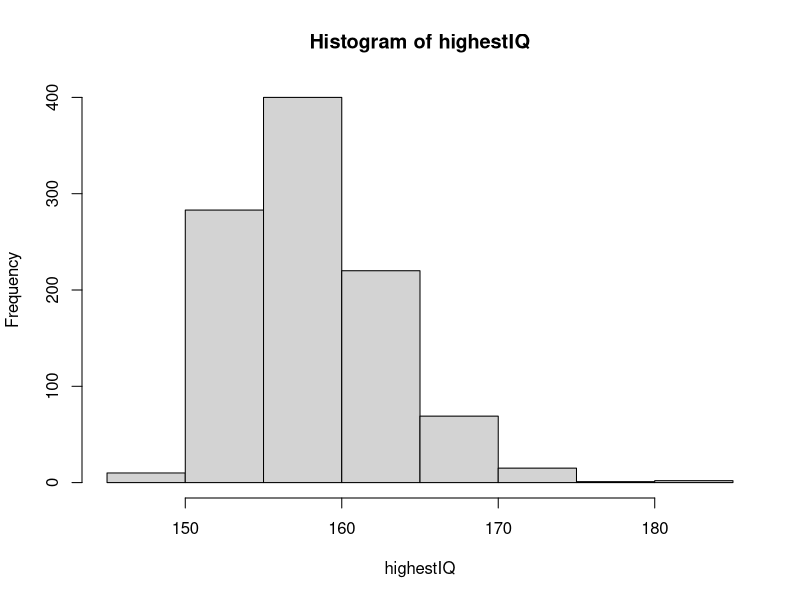

This chart was generated by the following R code:
# Exercises cobinations, continuous probability, probabilities


# Exercise 1. Distribution of female heights - 1
# Assume the distribution of female heights is approximated by a normal
#    distribution with a mean of 64 inches and a standard deviation of 3 inches.
#    If we pick a female at random, what is the probability that she is 5 feet
#    or shorter?
#
# INSTRUCTIONS
# Use pnorm to define the probability that a height will take a value less than
# 5 feet given the stated distribution.

# Assign a variable 'female_avg' as the average female height.
female_avg <- 64

# Assign a variable 'female_sd' as the standard deviation for female heights.
female_sd <- 3

# Using variables 'female_avg' and 'female_sd', calculate the probability that a randomly selected female is shorter than 5 feet. Print this value to the console.

pnorm( 5*12, female_avg, female_sd )



# Assign a variable 'female_avg' as the average female height.
female_avg <- 64

# Assign a variable 'female_sd' as the standard deviation for female heights.
female_sd <- 3

# Using variables 'female_avg' and 'female_sd', calculate the probability that a randomly selected female is 6 feet or taller. Print this value to the console
1 - pnorm( 6*12, female_avg, female_sd )


# Exercise 3. Distribution of female heights - 3
# Assume the distribution of female heights is approximated by a normal
#    distribution with a mean of 64 inches and a standard deviation of 3 inches.
#    If we pick a female at random, what is the probability that she is between
#    61 and 67 inches?
#
# INSTRUCTIONS
# Use pnorm to define the probability that a randomly chosen woman will be
#   shorter than 67 inches.
# Subtract the probability that a randomly chosen will be shorter than 61 inches.
# Assign a variable 'female_avg' as the average female height.
female_avg <- 64

# Assign a variable 'female_sd' as the standard deviation for female heights.
female_sd <- 3

# Using variables 'female_avg' and 'female_sd', calculate the probability that
#    a randomly selected female is between the desired height range. Print this
#    value to the console.
pnorm( 67, female_avg, female_sd ) - pnorm( 61, female_avg, female_sd )



# Exercise 4. Distribution of female heights - 4
# Repeat the previous exercise, but convert everything to centimeters. That is,
#    multiply every height, including the standard deviation, by 2.54.
#    What is the answer now?
#
# INSTRUCTIONS
# Convert the average height and standard deviation to centimeters by
#    multiplying each value by 2.54.  Repeat the previous calculation using
#    pnorm to define the probability that a randomly chosen woman will have
#    a height between 61 and 67 inches, converted to centimeters by multiplying
#    each value by 2.54.
# Assign a variable 'female_avg' as the average female height. Convert this
#    value to centimeters.
female_avg <- 64*2.54

# Assign a variable 'female_sd' as the standard deviation for female heights.
#    Convert this value to centimeters.
female_sd <- 3*2.54

# Using variables 'female_avg' and 'female_sd', calculate the probability that
#    a randomly selected female is between the desired height range. Print this
#    value to the console.
pnorm( 67*2.54, female_avg, female_sd ) - pnorm( 61*2.54, female_avg, female_sd  )



# Exercise 5. Probability of 1 SD from average
# Compute the probability that the height of a randomly chosen female is within
#    1 SD from the average height.
#
# INSTRUCTIONS
# Calculate the values for heights one standard deviation taller and shorter
#    than the average.
# Calculate the probability that a randomly chosen woman will be within 1 SD
#    from the average height.
# Assign a variable 'female_avg' as the average female height.
female_avg <- 64

# Assign a variable 'female_sd' as the standard deviation for female heights.
female_sd <- 3

# To a variable named 'taller', assign the value of a height that is one SD taller than average.
taller <- female_avg + 1*female_sd

# To a variable named 'shorter', assign the value of a height that is one SD shorter than average.
shorter <- female_avg - 1*female_sd

# Calculate the probability that a randomly selected female is between the desired height range. Print this value to the console.
pnorm( taller, female_avg, female_sd ) - pnorm( shorter, female_avg, female_sd )



# Exercise 6. Distribution of male heights
# Imagine the distribution of male adults is approximately normal with an
#    expected value of 69 inches and a standard deviation of 3 inches.
#    How tall is a male in the 99th percentile?
#
# INSTRUCTIONS
# Determine the height of a man in the 99th percentile, given an average height
#    of 69 inches and a standard deviation of 3 inches.
# Assign a variable 'female_avg' as the average female height.
male_avg <- 69

# Assign a variable 'female_sd' as the standard deviation for female heights.
male_sd <- 3

# Determine the height of a man in the 99th percentile of the distribution.
qnorm( 0.99, male_avg, male_sd )



# Exercise 7. Distribution of IQ scores
# The distribution of IQ scores is approximately normally distributed.
#    The expected value is 100 and the standard deviation is 15. Suppose you
#    want to know the distribution of the person with the highest IQ in your
#    school district, where 10,000 people are born each year.
#
# Generate 10,000 IQ scores 1,000 times using a Monte Carlo simulation.
# Make a histogram of the highest IQ scores.

# INSTRUCTIONS
# Use the function rnorm to generate a random distribution of 10,000 values
#    with a given average and standard deviation.
# Use the function max to return the largest value from a supplied vector.
# Repeat the previous steps a total of 1,000 times.
# Plot the histogram of values using the function hist.

# The variable `B` specifies the number of times we want the simulation to run.
B <- 1000

# Use the `set.seed` function to make sure your answer matches the expected result after random number generation.
set.seed(1)

# Create an object called `highestIQ` that contains the highest IQ score from each random distribution of 10,000 people.

highestIQ <-replicate( B, {
    simulated_data <- rnorm( 10000, 100, 15 )
    max( simulated_data )
} )
highestIQ

# Make a histogram of the highest IQ scores.
hist( highestIQ )








